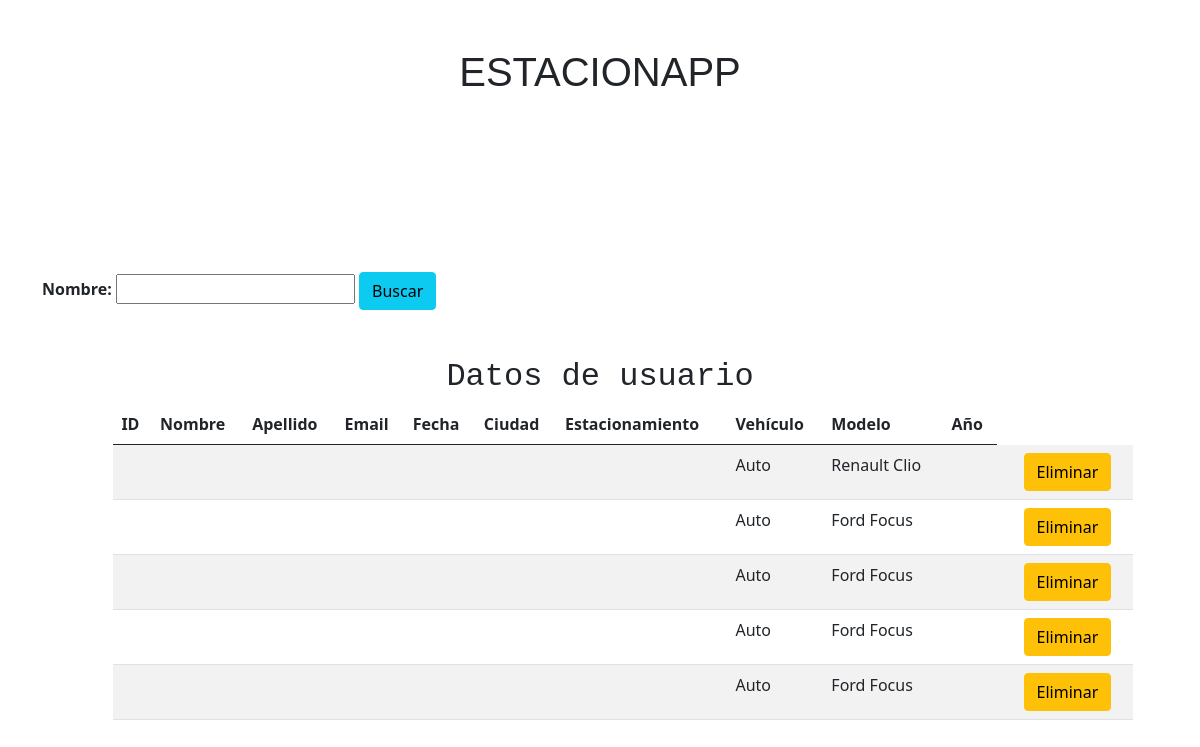
Page /sn.php on the committed database.
### tables this page shows
CREATE TABLE `autos` (
  `autos_id` int(100) NOT NULL,
  `tipo` varchar(255) DEFAULT NULL,
  `modelo` varchar(255) DEFAULT NULL,
  `patente` varchar(255) DEFAULT NULL,
  `is_deleted` tinyint(1) NOT NULL,
  `deleted_at` datetime DEFAULT NULL
);

### sn.php (the view, shortened to what this page needs)
<!DOCTYPE html>
<html lang="en">
<head>
    <link href="//db.onlinewebfonts.com/c/3f610a59a3c8a0229084ea3e1312738c?family=Helvetica" rel="stylesheet" type="text/css"/>
    <link href="https://cdn.jsdelivr.net/npm/bootstrap@5.0.2/dist/css/bootstrap.min.css" rel="stylesheet">
    <link href="style/formulario.css" rel="stylesheet" type="text/css">
    <link rel="stylesheet" media="(max-width: 800px)" href="example.css" />
</head>
<body>
    <br>
    <br>
    <div class="row">
        <h1 style="text-align:center">ESTACIONAPP</h1>
    </div>
    <br>
    <br>
   <br>
   <br>
<br>
<div class="container">
              <br>
              <br>
            <form action="<?php $_SERVER['PHP_SELF']; ?>" method="POST">
					<b>Nombre: </b><input type="text" id="campo" name="campo">
					<input type="submit" id="enviar" name="enviar" value="Buscar" class="btn btn-info">
				</form>
</div>
<br>
<br>
<div>
<table class="table table-striped" style= "width:85%; margin-left: 3cm;">
    <h2 align="center">Datos de usuario</h2>
    <thead>
    <tr>
        <th>ID</th>
        <th>Nombre</th>
        <th>Apellido</th>
        <th>Email</th>
        <th>Fecha</th>
        <th>Ciudad</th>
        <th>Estacionamiento</th>
        <th>Vehículo</th>
        <th>Modelo</th>
        <th>Año</th>
</tr>
</thead>
<tbody>
<?php
$conexion = mysqli_connect("localhost","root","","admin01");
$sql = "SELECT * from autos";
$resultado = mysqli_query($conexion,$sql);
while($row = mysqli_fetch_array($resultado)){
?>
    <tr>
        <td><?php echo $row['id']; ?></td>
        <td><?php echo $row['nombre']; ?></td>
        <td><?php echo $row['apellido']; ?></td>
        <td><?php echo $row['email']; ?></td>
        <td><?php echo $row['fecha']; ?></td>
        <td><?php echo $row['ciudad']; ?></td>
        <td><?php echo $row['lugar']; ?></td>
        <td><?php echo $row['tipo']; ?></td>
        <td><?php echo $row['modelo']; ?></td>
        <td><?php echo $row['año']; ?></td>
        <td> <a href= "modificar.php?id= <?php echo $row['id']; ?>"><span class="glyphicon glyphicon-pencil"></span></a></td>
        <td><input type= "submit" class= "btn btn-warning" value= "Eliminar"></td>
    </tr>
    <?php } ?>
</tbody>
</table>
</body>
</html>

### style/formulario.css (style rules this page uses)
h1 { font-family: "Helvetica"; }
h2 { display: grid; grid-column-start: 1; grid-column-end: 5; font-family: monospace; }

### rows in the picture
autos: tipo "Auto", modelo "Renault Clio"
autos: tipo "Auto", modelo "Ford Focus"
autos: tipo "Auto", modelo "Ford Focus"
autos: tipo "Auto", modelo "Ford Focus"
autos: tipo "Auto", modelo "Ford Focus"
